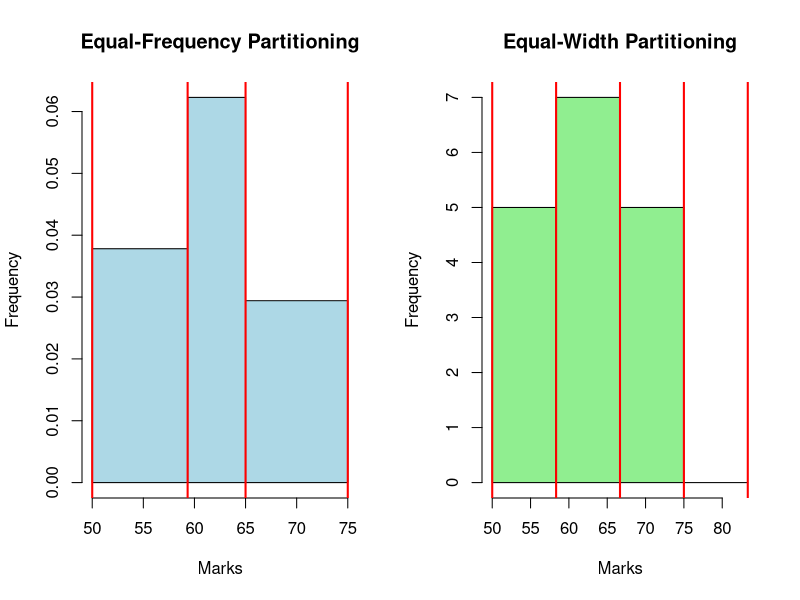

Recreate this plot in R.

# Given data
marks <- c(55, 60, 71, 63, 55, 65, 50, 55, 58, 59, 61, 63, 65, 67, 71, 72, 75)

# Calculate number of bins
num_bins <- 3

# (a) Equal-Frequency (Equi-Depth) Partitioning
bin_breaks_eq_freq <- quantile(marks, probs = seq(0, 1, length.out = num_bins + 1))
marks_binned_eq_freq <- cut(marks, breaks = bin_breaks_eq_freq, include.lowest = TRUE)

# (b) Equal-Width Partitioning
bin_width <- (max(marks) - min(marks)) / num_bins
bin_breaks_eq_width <- seq(min(marks), max(marks) + bin_width, by = bin_width)
marks_binned_eq_width <- cut(marks, breaks = bin_breaks_eq_width, include.lowest = TRUE)

# Plot histograms
par(mfrow = c(1, 2))  # Set up a 1x2 grid for two histograms

hist(marks, breaks = bin_breaks_eq_freq, main = "Equal-Frequency Partitioning",
     xlab = "Marks", ylab = "Frequency", col = "lightblue")
abline(v = bin_breaks_eq_freq, col = "red", lwd = 2)

hist(marks, breaks = bin_breaks_eq_width, main = "Equal-Width Partitioning",
     xlab = "Marks", ylab = "Frequency", col = "lightgreen")
abline(v = bin_breaks_eq_width, col = "red", lwd = 2)
